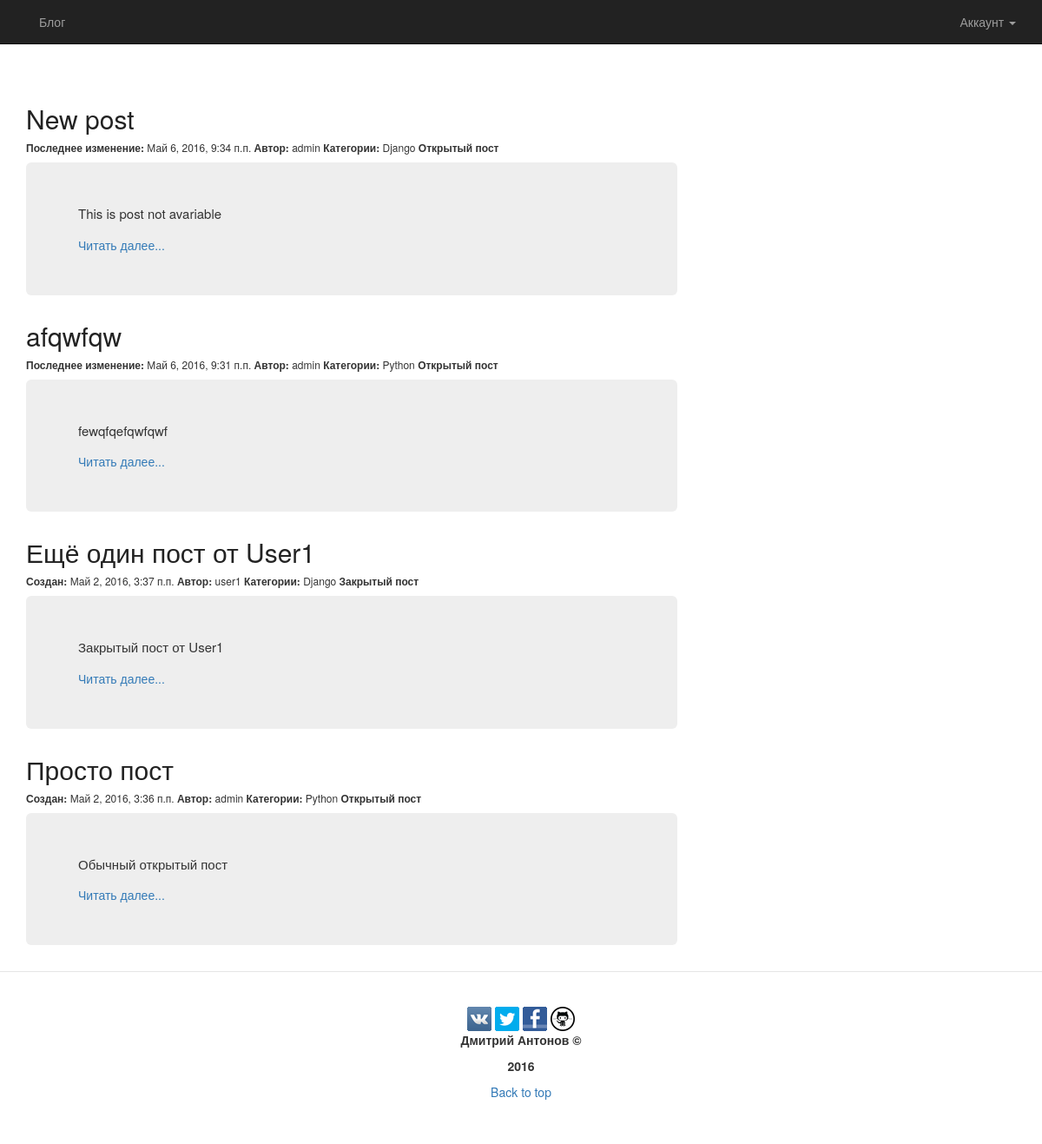
The app's page /, older data.
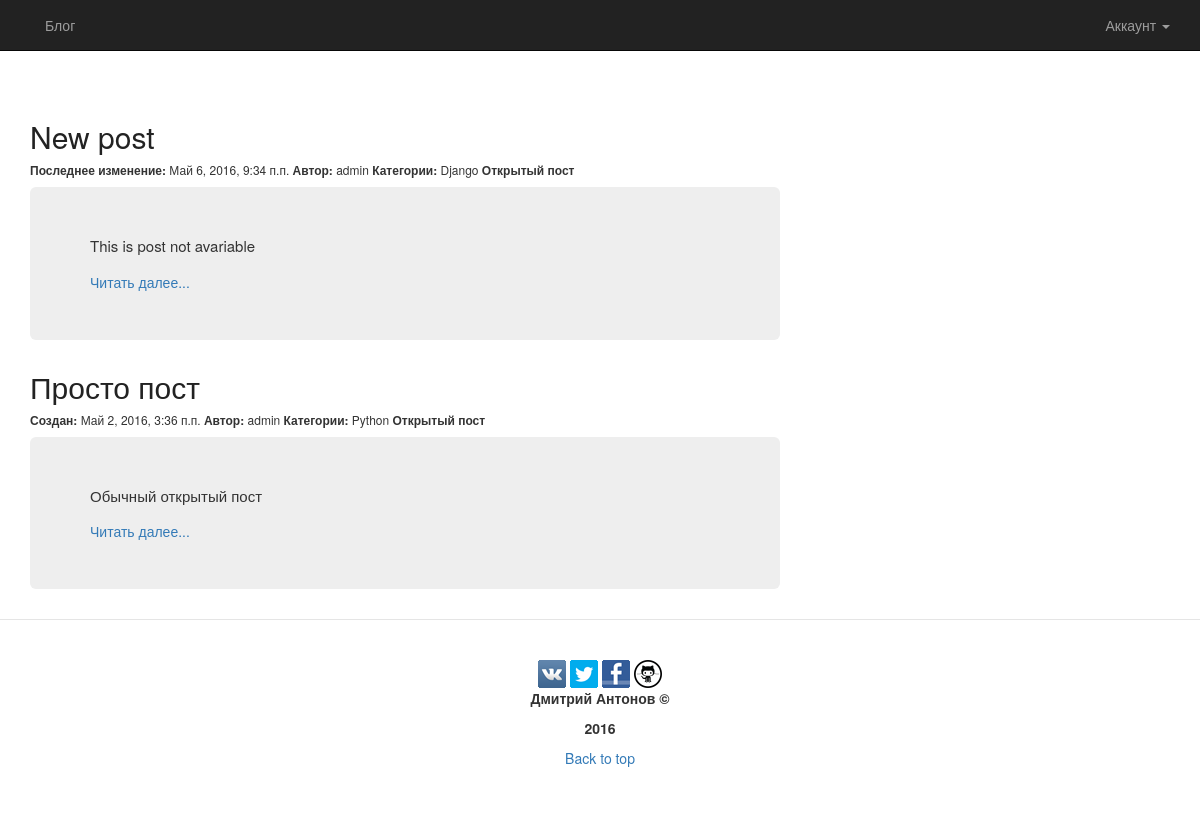
The same page, newer data.
### blog/models.py (models this page shows, shortened)
class Article(models.Model):
    article_title = models.CharField(max_length=100)
    article_text = models.TextField()
    article_date_create = models.DateTimeField(default=timezone.now)
    article_date_modify = models.DateTimeField(default=timezone.now)
    article_access = models.BooleanField(default=True)
    article_autor = models.ForeignKey(User)
    article_tag = models.ManyToManyField(Tags)

class Tags(models.Model):
    tags_name = models.CharField(max_length=50)
    def __str__(self):
        return self.tags_name

### blog/views.py (the view)
# urls.py: url(r'^$', views.HomeView.as_view(), name='home'),
class HomeView(generic.ListView):
    template_name = 'blog/home.html'
    context_object_name = 'post_blog'
    def get_queryset(self):
        return Article.objects.order_by('-article_date_create').all()

### blog/templates/blog/home.html (shortened to what this page needs)
{% load staticfiles %}
<!DOCTYPE html>
<html lang="ru">
<head>
    {% block load_css %}
      <link href="{% static 'blog/css/bootstrap.css' %}" rel="stylesheet">
      <link rel="stylesheet" type="text/css" href="{% static 'blog/style.css' %}">
    {% endblock load_css %}
</head>
<body>
    {% block header %}
      <div class="container-fluit">
          <div class="row">
              <div class="navbar navbar-inverse navbar-fixed-top">
                  <div class="container">
                      <ul class="nav navbar-nav navbar-right">
                        <li class="dropdown">
                          <a class="dropdown-toggle" data-toggle="dropdown" role="button" aria-expanded="false">Аккаунт <span class="caret"></span></a>
                        </li>
                      </ul>
                      <div class="collapse navbar-collapse">
                          <ul class="nav navbar-nav">
                              <li><a href="{% url 'blog:home' %}">Блог</a></li>
                          </ul>
                      </div>
                  </div>
              </div>
          </div>
      </div>
    {% endblock header %}
    {% block post %}
      {% if post_blog %}
        <div class="container blog-post">
          <div class="row">
              <div class="col-lg-8 col-md-8">
                        {% for x in post_blog %}
                            <div>
                                <h2 class="article-title">
                                    <a class="article-title" href="{% url 'blog:full' x.id %}"> {{ x.article_title }} </a>
                                </h2>
                            </div>
                            <h6>
                                {% if x.article_date_create == x.article_date_modify %}
                                    <b>Создан:</b> {{ x.article_date_create }}
                                {% else %}
                                    <b>Последнее изменение:</b> {{ x.article_date_modify }}
                                {% endif %}
                                <b>Автор:</b> {{ x.article_autor }}
                                <b>Категории:</b>
                                {% for tag in x.article_tag.all %}
                                    {{ tag }}
                                {% endfor %}
                                {% if x.article_access %}
                                  <b>Открытый пост</b>
                                {% else %}
                                  <b>Закрытый пост</b>
                                {% endif %}
                            </h6>
                            <div class="jumbotron">
                                <p class="text-justify">
                                    {{ x.article_text|linebreaksbr|urlize|truncatewords_html:20 }}
                                </p>
                                <a href="{% url 'blog:full' x.id %}">Читать далее...</a>
                            </div>
                        {% endfor %}
            </div>
          </div>
        </div>
    {% endif %}
    {% endblock post %}
    {% block footer %}
      <div class="blog-footer">
        <a href="https://vk.com/blacktrub">
            <img src="{% static "blog/image/ico-vkontakte.png" %}">
        </a>
        <a href="https://twitter.com/BlackTrub">
            <img src="{% static "blog/image/ico-twitter.png" %}">
        </a>
        <a href="https://www.facebook.com/blacktrub">
            <img src="{% static "blog/image/ico-facebook.png" %}">
        </a>
        <a href="https://www.github.com/blacktrub">
            <img src="{% static "blog/image/github.png" %}">
        </a>
        <p>
            <b>Дмитрий Антонов ©</b>
        </p>
        <p>
            <b>2016</b>
        </p>
        <p>
          <a href="#">Back to top</a>
        </p>
    </div>
    {% endblock footer %}
</body>
</html>

### blog/static/blog/style.css (style rules this page uses)
body { margin-top: 100px; }
.article-title a, .article-title a:visited { color: #222222; text-decoration: none; }
div.blog-footer { padding: 40px 0; text-align: center; border-top: 1px solid #e5e5e5; }
p.text-justify { font-size: 15px; }

Row changes from the older to the newer data that the page shows:
removed Article: article_title "afqwfqw", article_date_modify "Май 6, 2016, 9:31 п.п.", article_autor "admin", article_access "Открытый пост", article_text "fewqfqefqwfqwf", Tags (tags_name "Python")
removed Article: article_title "Ещё один пост от User1", article_date_create "Май 2, 2016, 3:37 п.п.", article_autor "user1", article_access "Закрытый пост", article_text "Закрытый пост от User1", Tags (tags_name "Django")
